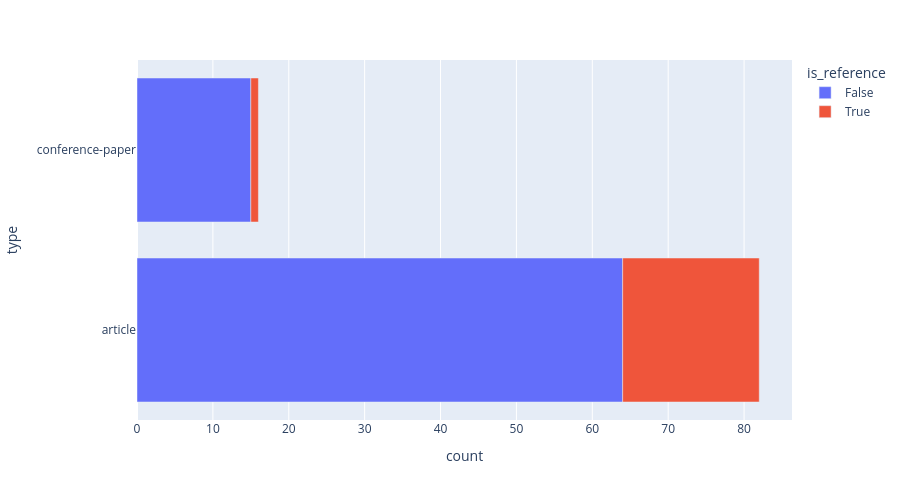

Write notebook code for a chart like this one.
### Code cell
from slrrag.toolbox.toolbox_notebooks import plot_histogram

plot_histogram(df_04, col_name="type")

### Figure 1 — Plotly figure (JSON) as saved in the notebook; plotly's stock layout.template omitted (floating-point values rounded to 4 significant figures)
{"data": [{"hovertemplate": "is_reference=False<br>count=%{x}<br>type=%{y}<extra></extra>", "legendgroup": "False", "marker": {"color": "#636efa", "pattern": {"shape": ""}}, "name": "False", "orientation": "h", "showlegend": true, "textposition": "auto", "type": "bar", "x": [64, 15], "xaxis": "x", "y": ["article", "conference-paper"], "yaxis": "y"}, {"hovertemplate": "is_reference=True<br>count=%{x}<br>type=%{y}<extra></extra>", "legendgroup": "True", "marker": {"color": "#EF553B", "pattern": {"shape": ""}}, "name": "True", "orientation": "h", "showlegend": true, "textposition": "auto", "type": "bar", "x": [18, 1], "xaxis": "x", "y": ["article", "conference-paper"], "yaxis": "y"}], "layout": {"barmode": "relative", "height": 500, "legend": {"title": {"text": "is_reference"}, "tracegroupgap": 0}, "margin": {"t": 60}, "xaxis": {"anchor": "y", "domain": [0, 1], "title": {"text": "count"}}, "yaxis": {"anchor": "x", "domain": [0, 1], "title": {"text": "type"}}}}
